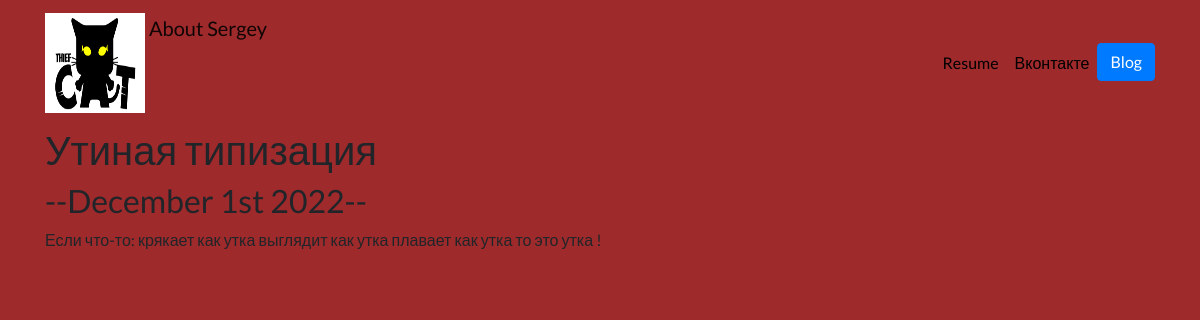
The page /blog/10/ on the database its author committed.
### blog/models.py (models this page shows, shortened)
class Blog(models.Model):
    title = models.CharField(max_length=200)
    description = models.TextField()
    date = models.DateField(null=True)

### blog/views.py (the view)
# urls.py: path('<int:blog_id>/', views.detail, name="detail"),
def detail(request,blog_id):
    blog = get_object_or_404(Blog, pk= blog_id)
    return render(request,'blog/detail.html', {'blog': blog})

### blog/templates/blog/detail.html
{% extends "portfolio/base.html"  %}
{% block content  %}
<h1>{{ blog.title   }}</h1>
<h2>--{{ blog.date|date:"F jS Y"   }}--</h2>
{{ blog.description|safe  }}
{% endblock %}

### portfolio/static/portfolio/custom.css (style rules this page uses)
body { font-family: 'Lato', sans-serif; background-color: #9e2a2b; }

### rows shown on the page
Blog: title "Утиная типизация", date "December 1st 2022", description "Если что-то: крякает как утка выглядит как утка плавает как утка то это утка !"
